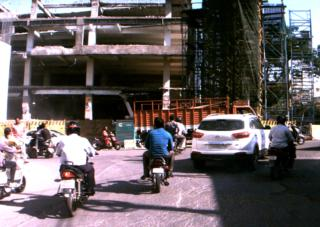
#> input picture watershed_results/024541_image.jpg, 320 x 227 px
$ python watershed.py
#> lines starting #> are read from the running program, lines starting #| are printed output that depends on the picture
# -*- coding: utf-8 -*-
"""
Created on Tue Jun  1 23:16:24 2021

@author: Wendell
"""
from collections import deque
import numpy as np
import cv2
import matplotlib.pyplot as plt
import time
import argparse

# Neighbour (coordinates of) pixels, including the given pixel.
def get_neighbors(height, width, pixel):
   return np.mgrid[
      max(0, pixel[0] - 1):min(height, pixel[0] + 2),
      max(0, pixel[1] - 1):min(width, pixel[1] + 2)
      ].reshape(2, -1).T

def watershed(img):
   """
   This function will apply the watershed segmentation algorithm on the input image.
   :params: img: the image that need to segmented, we assume that it is a gray scale image.
   :return: labels: the labeled image indicating the label each pixel belongs to
   """
   # initialization
   MASK = -2 # threshold level
   WSHED = 0 # value of the pixels belonging to the watersheds
   INIT = -1 # initial value of the labeled image (output)
   INQUEUE = -3 # value assigned to the pixels when they are put into the queue
   img = np.array(img)
   height, width = img.shape[0], img.shape[1]
   total = height * width
   labels = np.full((height, width), INIT, np.int32)
   current_label = 0
   flag = False
   fifo = deque()
   # apply morphological reconstruction on the given image
   # define a kernel
   kernel = cv2.getStructuringElement(cv2.MORPH_RECT, (3,3))
   #dilation & erosion
   img_dil = cv2.dilate(img, kernel, iterations=3)
   img_ero = cv2.erode(img, kernel, iterations=3)
   img_grad = img_dil - img_ero
   reshaped_image = img_grad.reshape(total)
   # Coordinates of neighbour pixels for each pixel.
   pixels = np.mgrid[0:height, 0:width].reshape(2, -1).T
   neighbours = np.array([get_neighbors(height, width, p) for p in pixels])
   if len(neighbours.shape) == 3:
      # Case where all pixels have the same number of neighbours.
      neighbours = neighbours.reshape(height, width, -1, 2)
   else:
      # Case where pixels may have a different number of pixels.
      neighbours = neighbours.reshape(height, width)
   # sort the pixels of ito1 in the increasing order of their gray values
   # (in the range [hmjn, hmax]).
   indices = np.argsort(reshaped_image)
   sorted_image = reshaped_image[indices]
   sorted_pixels = pixels[indices]

   # levels evenly spaced steps from minimum to maximum.
   levels = np.linspace(sorted_image[0], sorted_image[-1], 256)
   level_indices = []
   current_level = 0

   # Get the indices that deleimit pixels with different values.
   for i in range(total):
      if sorted_image[i] > levels[current_level]:
         # Skip levels until the next highest one is reached.
         while sorted_image[i] > levels[current_level]:
            current_level += 1
         level_indices.append(i)
   level_indices.append(total)

   start_index = 0
   for stop_index in level_indices:
      # Mask all pixels at the current level.
      for p in sorted_pixels[start_index:stop_index]:
         labels[p[0], p[1]] = MASK
         # Initialize queue with neighbours of existing basins at the current level.
         for q in neighbours[p[0], p[1]]:
            # p == q is ignored here because labels[p] < WSHD
            if labels[q[0], q[1]] >= WSHED:
               labels[p[0], p[1]] = INQUEUE
               fifo.append(p)
               break

      # Extend catchment basins.
      while fifo:
         p = fifo.popleft()
         # Label p by inspecting neighbours.
         for q in neighbours[p[0], p[1]]:
            # Don't set lab_p in the outer loop because it may change.
            lab_p = labels[p[0], p[1]]
            lab_q = labels[q[0], q[1]]
            if lab_q > 0:
               if lab_p == INQUEUE or (lab_p == WSHED and flag):
                  labels[p[0], p[1]] = lab_q
               elif lab_p > 0 and lab_p != lab_q:
                  labels[p[0], p[1]] = WSHED
                  flag = False
            elif lab_q == WSHED:
               if lab_p == INQUEUE:
                  labels[p[0], p[1]] = WSHED
                  flag = True
            elif lab_q == MASK:
               labels[q[0], q[1]] = INQUEUE
               fifo.append(q)

      # Detect and process new minima at the current level.
      for p in sorted_pixels[start_index:stop_index]:
         # p is inside a new minimum. Create a new label.
         if labels[p[0], p[1]] == MASK:
            current_label += 1
            fifo.append(p)
            labels[p[0], p[1]] = current_label
            while fifo:
               q = fifo.popleft()
               for r in neighbours[q[0], q[1]]:
                  if labels[r[0], r[1]] == MASK:
                     fifo.append(r)
                     labels[r[0], r[1]] = current_label

      start_index = stop_index

   return labels

def display_clusters(img, which_component, k=-1):
    '''
    Display the cluster result as the row image color.
    Param:
    img                  color RGB image, row*col*channels
    which_component      1d size = row*col, each point represent which cluster belongs to.
    (k)                  set by default, number of clusters
    '''
    row,col = img.shape[:2]
    which_component = which_component.astype(np.int64)
    if k==-1:
        k=which_component.max()+1
    else:
        pass
    center_value = np.zeros((k,3))
    result = np.zeros(img.shape)
    #calculate the mean value of each clusters
    for n in range(k):
        mask = np.array([which_component==n]).reshape((row,col))
        number = mask.sum()
        center_value[n,0] = (mask*img[:,:,0]).sum()/number
        center_value[n,1] = (mask*img[:,:,1]).sum()/number
        center_value[n,2] = (mask*img[:,:,2]).sum()/number
        result[:,:,0] += mask*center_value[n,0]
        result[:,:,1] += mask*center_value[n,1]
        result[:,:,2] += mask*center_value[n,2]
    plt.figure()
    plt.imshow(np.uint8(result))
    plt.title('Clustering result.')
    return np.uint8(result)

def parse_args():
    parser = argparse.ArgumentParser()
    parser.add_argument('--img_path', type=str, default="./watershed_results/024541_image.jpg")

    args = parser.parse_args()
    return args

if __name__ == "__main__":
    import sklearn.metrics
    args = parse_args()
    img = plt.imread(args.img_path)
#> img is the input picture: shape (227, 320, 3); mean R, G, B 101.2, 93.1, 94.7
    img = cv2.cvtColor(img, cv2.COLOR_RGB2GRAY)
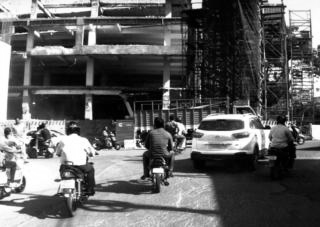
#> img: shape (227, 320); min 0, max 255, mean 95.7
    start = time.time()
    labels = watershed(img)
#> in watershed, `img_dil = cv2.dilate(img, kernel, iterations=3)`:
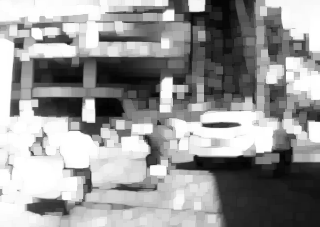
#> img_dil: shape (227, 320); min 1, max 255, mean 151.1
#> in watershed, `img_ero = cv2.erode(img, kernel, iterations=3)`:
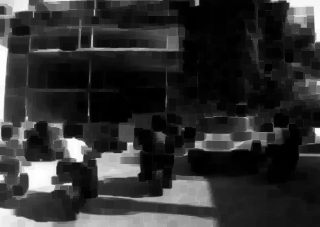
#> img_ero: shape (227, 320); min 0, max 254, mean 48.4
#> in watershed, `img_grad = img_dil - img_ero`:
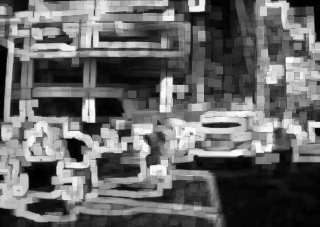
#> img_grad: shape (227, 320); min 0, max 254, mean 102.7
#> (the run stopped early here; a loop or call above may not have finished)

$ run again, with watershed_results/092468_image.jpg copied over watershed_results/024541_image.jpg
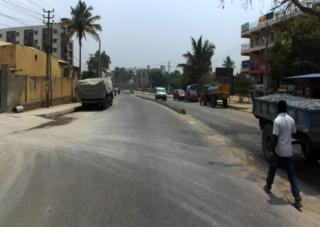
#> input picture watershed_results/092468_image.jpg, 320 x 227 px
#> img is the input picture: shape (227, 320, 3); mean R, G, B 110.9, 112.1, 108.9
#> img: shape (227, 320)
#> in watershed, `img_dil = cv2.dilate(img, kernel, iterations=3)`:
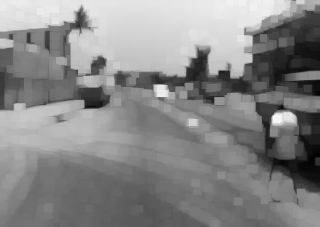
#> img_dil: shape (227, 320); min 2, max 246, mean 134.9
#> in watershed, `img_grad = img_dil - img_ero`:
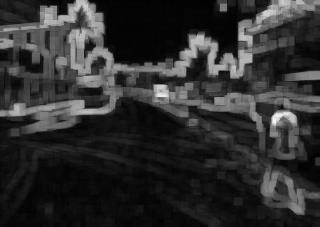
#> img_grad: shape (227, 320); min 1, max 245, mean 46.5
